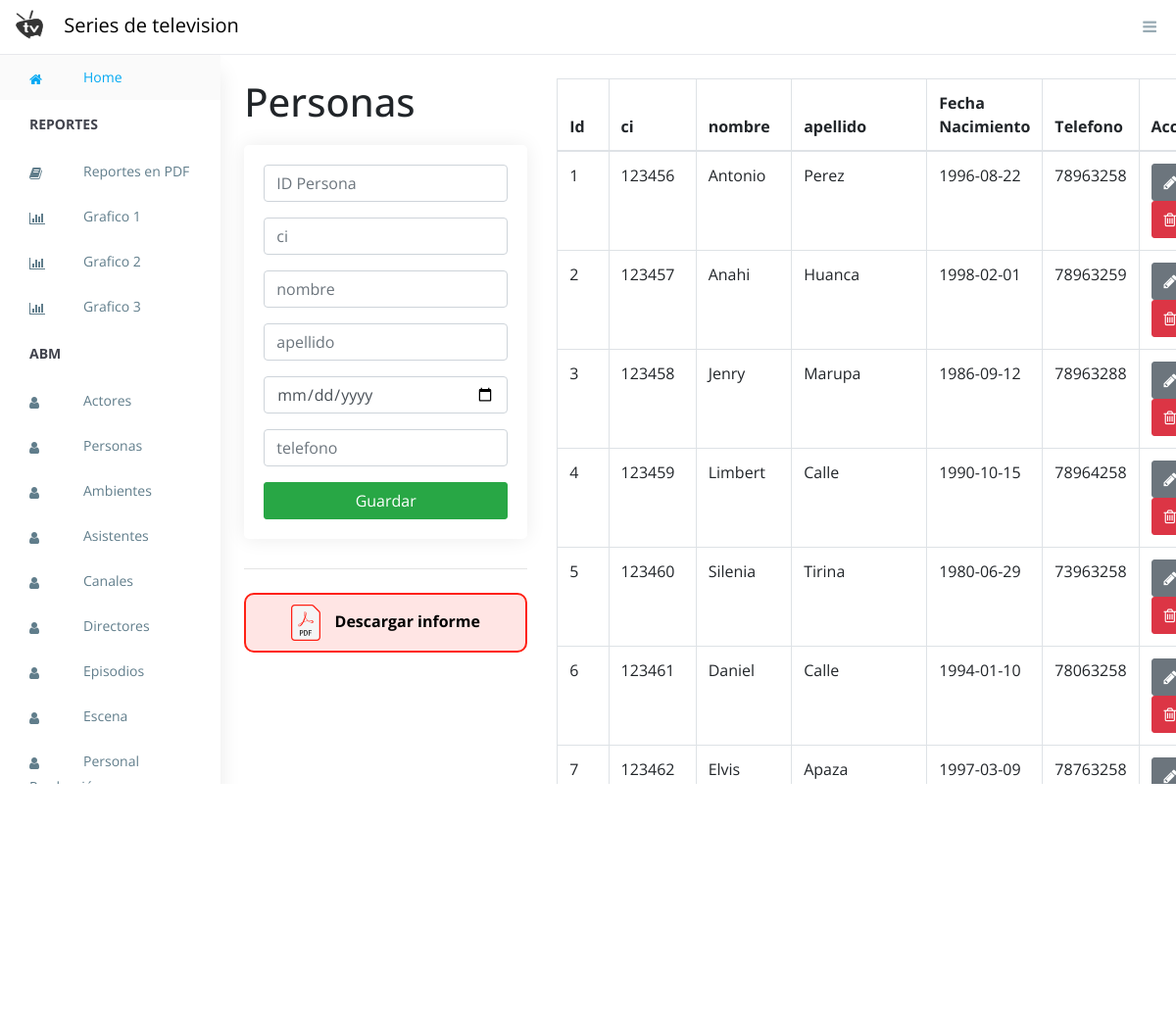
Page /personas.php on the committed database.
### tables this page shows
CREATE TABLE `persona` (
  `idpersona` int(11) NOT NULL,
  `nombre` text,
  `apellido` text,
  `ci` int(11) DEFAULT NULL,
  `fecha_nac` date DEFAULT NULL,
  `telefono` text
);

### personas.php (the view, shortened to what this page needs)
<?php include("base_datos/bd.php")?>
<?php include("partes/header.php")?>
<div class="container contenedor p-4">
    <div class="row">
        <div class="col-md-4">
                <h1>Personas</h1>
            <div class="card card-body">
                <form action="addpersona.php" method="POST">
                    <div class="form-group">
                        <input type="text" name="idpersona" class="form-control" placeholder="ID Persona" autofocus required>
                    </div>
                    <div class="form-group">
                        <input type="number" name="ci" rows="2" class="form-control" placeholder="ci" autofocus min="999" max="99999999" autofocus required >
                    </div>
                    <div class="form-group">
                        <input type="text" name="nombre" class="form-control" placeholder="nombre" pattern="[a-zA-ZàáâäãåąčćęèéêëėįìíîïłńòóôöõøùúûüųūÿýżźñçčšžÀÁÂÄÃÅĄĆČĖĘÈÉÊËÌÍÎÏĮŁŃÒÓÔÖÕØÙÚÛÜŲŪŸÝŻŹÑßÇŒÆČŠŽ∂ð ,.'-]{2,48}" autofocus required>
                    </div>
                    <div class="form-group">
                        <input type="text" name="apellido" class="form-control" placeholder="apellido" pattern="[a-zA-ZàáâäãåąčćęèéêëėįìíîïłńòóôöõøùúûüųūÿýżźñçčšžÀÁÂÄÃÅĄĆČĖĘÈÉÊËÌÍÎÏĮŁŃÒÓÔÖÕØÙÚÛÜŲŪŸÝŻŹÑßÇŒÆČŠŽ∂ð ,.'-]{2,48}" autofocus required>
                    </div>
                    <div class="form-group">
                        <input type="date" name="fecha_nac" rows="2" class="form-control" placeholder="Fecha Nac" autofocus  min="1950-01-01" max="2018-12-31" required>
                    </div>
                    <div class="form-group">
                        <input type="number" name="telefono" rows="2" class="form-control" placeholder="telefono" autofocus min="999" max="99999999" autofocus required >
                    </div>
                    <input type="submit" class="btn btn-success btn-block"
                    name="addpersona" value="Guardar">
                </form>
            </div>
            <hr class="mb-4">
            <a href="listas_pdf/listaPersonaPDF.php">
            <div class="boton-pdf">
                <img src="assets/pdf.svg" style="margin-right: 10px" width="30px" alt="">
                Descargar informe
            </div>
            </a>
        </div>
        <div class="col-md-8">
                <table class="table table-bordered">
                    <thead>
                        <tr>
                            <th>Id</th>
                            <th>ci</th>
                            <th>nombre</th>
                            <th>apellido</th>
                            <th>Fecha Nacimiento</th>
                            <th>Telefono</th>
                            <th>Acción</th>
                        </tr>
                    </thead>
                    <tbody>
                        <?php
                        $query = "SELECT * FROM persona";
                        $result_tasks = mysqli_query($conexion,$query);
                        while($row = mysqli_fetch_array($result_tasks)){ ?>
                            <tr>
                                <td><?php echo $row['idpersona']?></td>
                                <td><?php echo $row['ci']?></td>
                                <td><?php echo $row['nombre']?></td>
                                <td><?php echo $row['apellido']?></td>
                                <td><?php echo $row['fecha_nac']?></td>
                                <td><?php echo $row['telefono']?></td>
                                <td>
                                    <a href="editpersona.php?idpersona=<?php echo $row['idpersona']?>" class="btn btn-secondary">
                                        <i class="fa fa-pencil"></i>
                                    </a>
                                    <a href="elipersona.php?idpersona=<?php echo $row['idpersona']?>" class="btn btn-danger">
                                        <i class="fa fa-trash-o"></i>
                                    </a>
                                </td>
                            </tr>
                       <?php }
                        ?>
                    </tbody>
                </table>
        </div>
    </div>
</div>
<?php include("partes/footer.php")?>

### partes/header.php (shortened to what this page needs)
<!DOCTYPE html>
<html class="no-js" lang="en">
<head>
    <link rel="stylesheet" href="https://cdn.jsdelivr.net/npm/normalize.css@8.0.0/normalize.min.css">
    <link rel="stylesheet" href="https://cdn.jsdelivr.net/npm/bootstrap@4.1.3/dist/css/bootstrap.min.css">
    <link rel="stylesheet" href="https://cdn.jsdelivr.net/npm/font-awesome@4.7.0/css/font-awesome.min.css">
    <link rel="stylesheet" href="https://cdn.jsdelivr.net/gh/lykmapipo/themify-icons@0.1.2/css/themify-icons.css">
    <link rel="stylesheet" href="https://cdn.jsdelivr.net/npm/pixeden-stroke-7-icon@1.2.3/pe-icon-7-stroke/dist/pe-icon-7-stroke.min.css">
    <link rel="stylesheet" href="https://cdnjs.cloudflare.com/ajax/libs/flag-icon-css/3.2.0/css/flag-icon.min.css">
    <link rel="stylesheet" href="assets/css/cs-skin-elastic.css">
    <link rel="stylesheet" href="assets/css/style.css">
</head>
<body>
    <?php
    include('nav.php');
    ?>
<div class="d-flex altura-100">
    <?php
    include('menu.php');
    ?>

### partes/nav.php (shortened to what this page needs)
<div id="right-panel" class="right-panel ml-0" style="border-bottom: 1px solid #e8e9ed;">
    <header id="header" class="header border-0" style="height: 0px; position: absolute !important">
        <div class=" w-100 fixed-top">
            <div class="navbar-header">
                <a class="navbar-brand" href="./"><img src="logo.png" alt="Logo" height="40" width="60">
            Series de television</a>
                <a id="menuToggle" class="menutoggle float-right"><i class="fa fa-bars"></i></a>
            </div>
        </div>
    </header>
</div>

### partes/menu.php
<aside id="left-panel" class="left-panel" style="top: 56px; -webkit-box-shadow: 1px 16px 20px rgba(0, 0, 0, 0.08);box-shadow: 1px 16px 20px rgba(0, 0, 0, 0.08);">
    <nav class="navbar navbar-expand-sm navbar-default">
        <div id="main-menu" class="main-menu collapse navbar-collapse">
            <ul class="nav navbar-nav">
                <li class="active">
                    <a href="home.php"><i class="menu-icon fa fa-home"></i>Home </a>
                </li>
                <li class="menu-title">Reportes</li>
                <li class="">
                    <a href="reportes_pdf.php"  aria-haspopup="true" aria-expanded="false"> <i class="menu-icon fa fa-book"></i>Reportes en PDF</a>
                </li>
                <li class="">
                    <a href="grafico1.php"  aria-haspopup="true" aria-expanded="false"> <i class="menu-icon fa fa-bar-chart-o "></i>Grafico 1</a>
                </li>
                <li class="">
                    <a href="grafico2.php"  aria-haspopup="true" aria-expanded="false"> <i class="menu-icon fa fa-bar-chart-o "></i>Grafico 2</a>
                </li>
                <li class="">
                    <a href="grafico3.php"  aria-haspopup="true" aria-expanded="false"> <i class="menu-icon fa fa-bar-chart-o "></i>Grafico 3</a>
                </li>
                <li class="menu-title">ABM</li>
                <li class="">
                    <a href="actores.php"  aria-haspopup="true" aria-expanded="false"> <i class="menu-icon fa fa-user"></i>Actores</a>
                    <a href="personas.php"  aria-haspopup="true" aria-expanded="false"> <i class="menu-icon fa fa-user"></i>Personas</a>
                    <a href="ambientes.php"  aria-haspopup="true" aria-expanded="false"> <i class="menu-icon fa fa-user"></i>Ambientes</a>
                    <a href="asistentes.php"  aria-haspopup="true" aria-expanded="false"> <i class="menu-icon fa fa-user"></i>Asistentes</a>
                    <a href="canales.php"  aria-haspopup="true" aria-expanded="false"> <i class="menu-icon fa fa-user"></i>Canales</a>
                    <a href="directores.php"  aria-haspopup="true" aria-expanded="false"> <i class="menu-icon fa fa-user"></i>Directores</a>
                    <a href="episodios.php"  aria-haspopup="true" aria-expanded="false"> <i class="menu-icon fa fa-user"></i>Episodios</a>
                    <a href="escenas.php"  aria-haspopup="true" aria-expanded="false"> <i class="menu-icon fa fa-user"></i>Escena</a>
                    <a href="personalproduccion.php"  aria-haspopup="true" aria-expanded="false"> <i class="menu-icon fa fa-user"></i>Personal Producción</a>
                    <a href="programas.php"  aria-haspopup="true" aria-expanded="false"> <i class="menu-icon fa fa-user"></i>Programas</a>
                    <a href="tecnicos.php"  aria-haspopup="true" aria-expanded="false"> <i class="menu-icon fa fa-user"></i>Tecnicos</a>
                    <a href="base_datos/logout.php"  aria-haspopup="true" aria-expanded="false"> <i class="menu-icon fa fa-user"></i>Salir</a>
                </li>
            </ul>
        </div>
    </nav>
</aside>

### partes/footer.php (shortened to what this page needs)
</body>
</html>

### assets/css/style.css (style rules this page uses)
.contenedor { overflow-y: auto; padding-bottom: 63px !important; }
.altura-100 { height: 100%; }
html, body { height: 100%; overflow-y: hidden; }
.boton-pdf { border: #FF2114 2px solid; border-radius: 10px; padding: 10px; text-align: center; background: #ffe5e4; color: black; font-weight: bold; }
.card.card-body { padding: 20px !important; margin-top: 20px; }
.contenedor { overflow-y: auto; }
body { font-family: "Open Sans", sans-serif; font-size: 16px; width: 100%; }
a, button { text-decoration: none; outline: none !important; color: #878787; -webkit-transition: all 0.25s ease; transition: all 0.25s ease; }
h1, h2, h3, h4, h5, h6 { margin: 0; }
ul, ol { padding-left: 0; }
img { max-width: 100%; }
.btn, button, input, textarea { -webkit-box-shadow: none; box-shadow: none; outline: 0 !important; }
.btn { border-radius: 3px; }
aside.left-panel { background: #fff; height: 100vh; padding: 0; vertical-align: top; width: 280px; -webkit-box-shadow: 1px 0 20px rgba(0, 0, 0, 0.08); box-shadow: 1px 0 20px rgba(0, 0, 0, 0.08); position: initial; left: 0; bottom: 0; top: 55px; overflow-y: scroll; padding-bottom: 20px; z-index: 999; }
.navbar { background: #fff; border-radius: 0; border: none; display: inline-block; margin: 0; padding: 0; vertical-align: top; }
.navbar .main-menu { float: left; padding: 0; padding-bottom: 50px; }
.navbar .menu-title { color: #41434d; clear: both; display: block; font-family: 'Open Sans'; font-size: 14px; font-weight: 700; line-height: 50px; padding: 0; text-transform: uppercase; width: 100%; }
.navbar .navbar-nav { float: none; position: relative; }
.navbar .navbar-nav > li { padding-left: 30px; padding-right: 30px; }
.navbar .navbar-nav > li.active { background: #fafafa; }
.navbar .navbar-nav li { width: 100%; }
.navbar .navbar-nav li.active .menu-icon, .navbar .navbar-nav li:hover .toggle_nav_button:before, .navbar .navbar-nav li .toggle_nav_button.nav-open:before { color: #03a9f3; }
.navbar .navbar-nav li > a { background: none !important; color: #607d8b; display: inline-block; font-size: 14px; line-height: 26px; padding: 10px 0; position: relative; width: 100%; }
.navbar .navbar-nav li > a .menu-icon { color: #607d8b; float: left; margin-top: 8px; width: 55px; text-align: left; z-index: 9; }
.navbar .navbar-nav > .active > a, .navbar .navbar-nav > .active > a:focus, .navbar .navbar-nav > .active > a:hover { color: #03a9f3; }
.right-panel { background: #f1f2f7; margin-left: 280px; margin-top: 55px; }
.right-panel header.header { background: #fff; border-bottom: 1px solid #e8e9ed; -webkit-box-shadow: none; box-shadow: none; clear: both; padding: 0 30px; height: 55px; position: fixed; left: 280px; left: 0; right: 0; top: 0; z-index: 999; }
.right-panel .navbar-brand { width: 250px; display: inline-block; }
.right-panel .menutoggle { padding-top: 7px; }
.right-panel .navbar-header { width: 100%; background-color: #fff; padding: 0 1.25em 0 0; }
.right-panel .navbar-header > a { display: inline-block; }
.right-panel .navbar-brand { line-height: 42px; }
.right-panel .navbar-brand img { max-width: 145px; }
.menutoggle { background-color: transparent; color: #99abb4 !important; cursor: pointer; font-size: 1em; height: 40px; line-height: 40px; width: 40px; display: block; text-align: right; }
.card { margin-bottom: 1.875em; border-radius: 5px; padding: 0; border: 0px solid transparent; -webkit-box-shadow: 0 0 20px rgba(0, 0, 0, 0.08); box-shadow: 0 0 20px rgba(0, 0, 0, 0.08); }
.btn, .button { display: inline-block; font-weight: 400; text-align: center; white-space: nowrap; vertical-align: middle; -webkit-transition: all .15s ease-in-out; transition: all .15s ease-in-out; border-radius: 3; cursor: pointer; }
@media (max-width: 1368px) { .card-body { padding: 15px; } }

### rows in the picture
persona: idpersona "1", ci "123456", nombre "Antonio", apellido "Perez", fecha_nac "1996-08-22", telefono "78963258"
persona: idpersona "2", ci "123457", nombre "Anahi", apellido "Huanca", fecha_nac "1998-02-01", telefono "78963259"
persona: idpersona "3", ci "123458", nombre "Jenry", apellido "Marupa", fecha_nac "1986-09-12", telefono "78963288"
persona: idpersona "4", ci "123459", nombre "Limbert", apellido "Calle", fecha_nac "1990-10-15", telefono "78964258"
persona: idpersona "5", ci "123460", nombre "Silenia", apellido "Tirina", fecha_nac "1980-06-29", telefono "73963258"
persona: idpersona "6", ci "123461", nombre "Daniel", apellido "Calle", fecha_nac "1994-01-10", telefono "78063258"
persona: idpersona "7", ci "123462", nombre "Elvis", apellido "Apaza", fecha_nac "1997-03-09", telefono "78763258"
